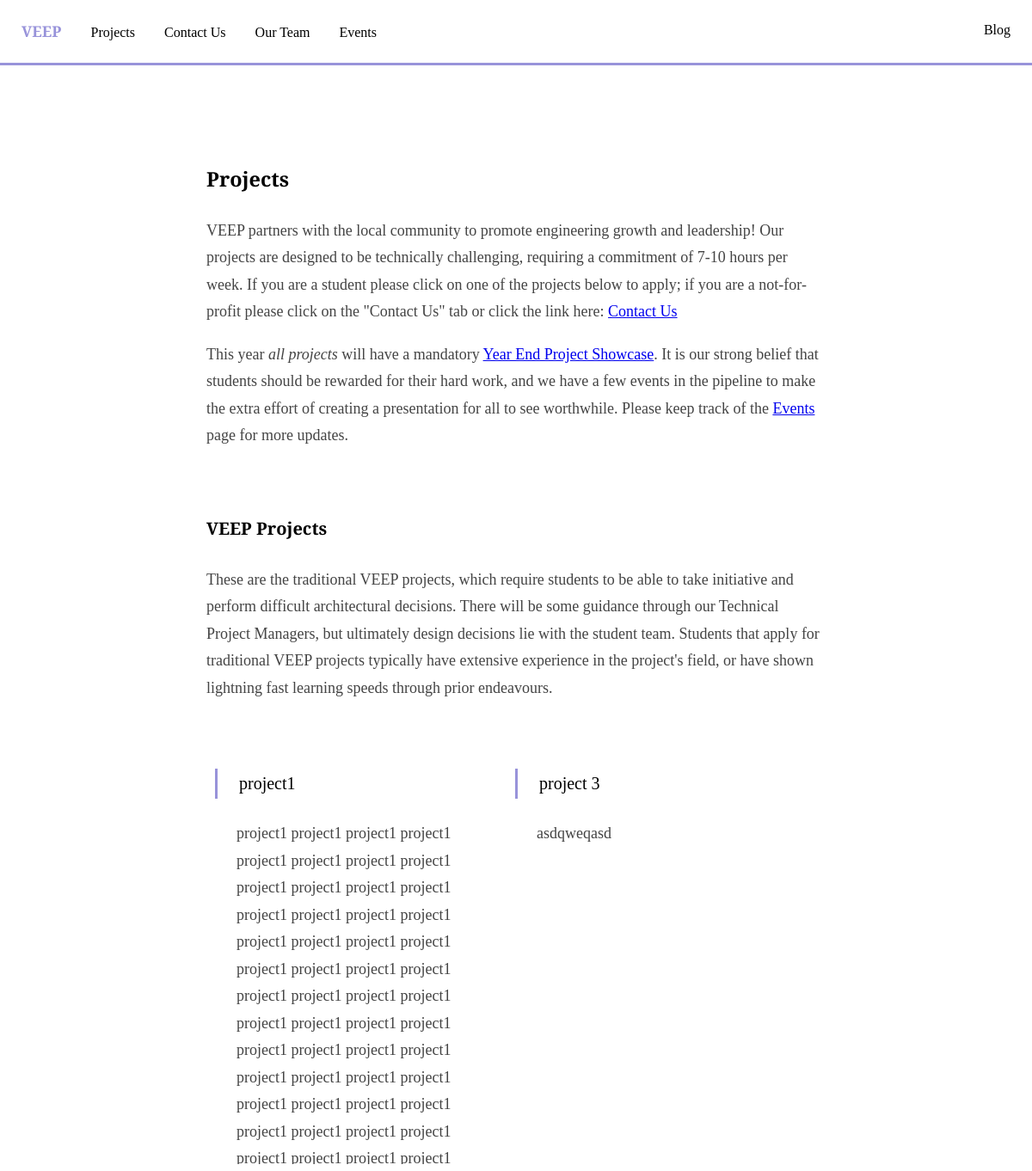
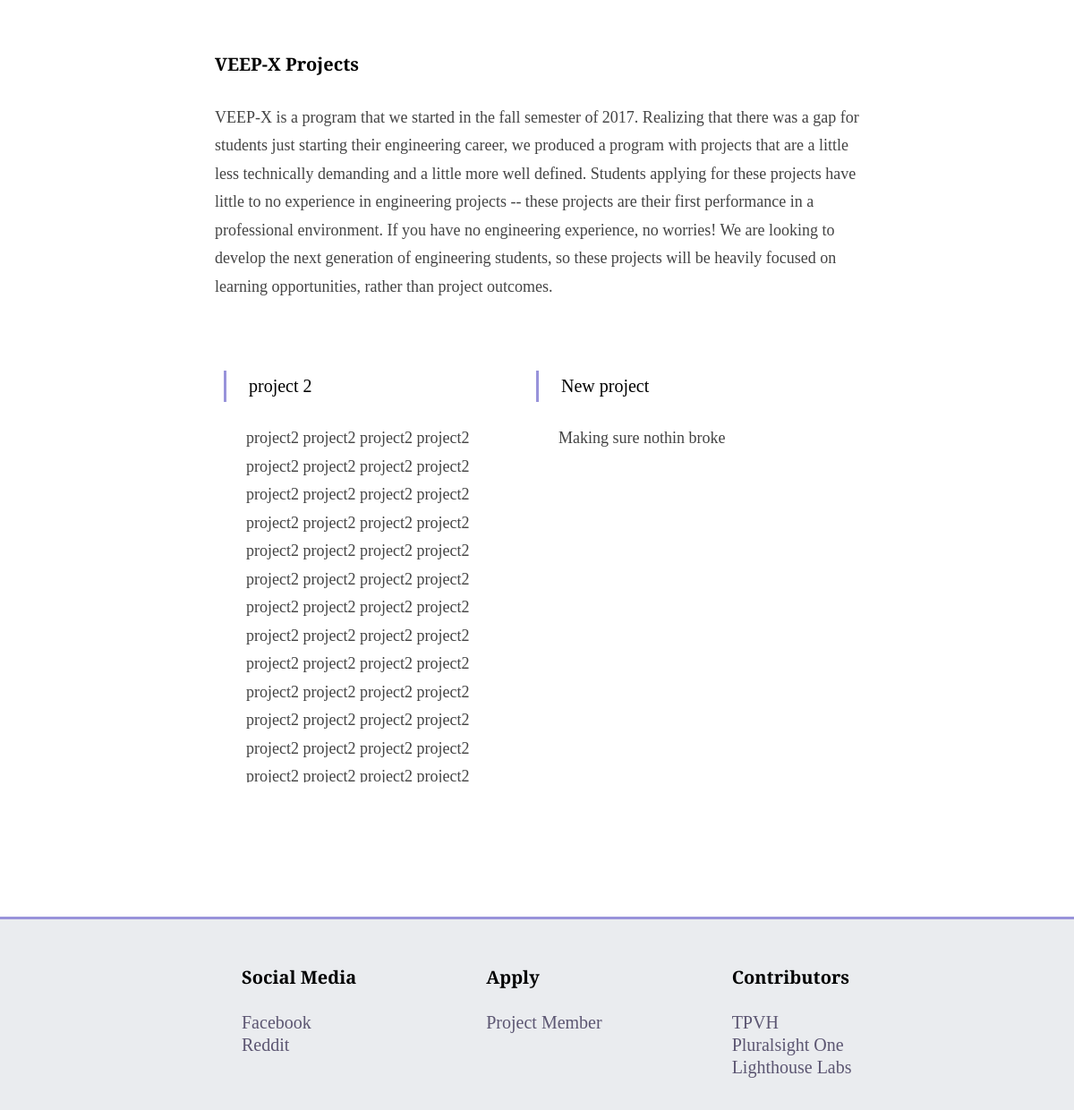
The app's page /projects with its own data (2 pictures, top to bottom).
### app/util/models.py (models this page shows)
class Project(db.Model):
    id = db.Column(db.Integer, primary_key=True)
    title = db.Column(db.String(128), index=True)
    tags = db.Column(db.String(128), index=True)
    description = db.Column(db.String(65536), index=True)
    is_veep_x = db.Column(db.Boolean, default=False)

### app/main/controllers.py (the view)
@main.route('/projects')
def projects():
    veep_projects, veepx_projects = web_logic.get_all_projects()
    return render_template("projects.htm",
                           veep_projects=veep_projects,
                           veepx_projects=veepx_projects)

### app/dao/project_dao.py (called while the page is built)
def get_veep_projects():
    try:
        projects = Project.query.filter_by(is_veep_x=False).all()
        return projects
    except OperationalError:
        return []

def get_veepx_projects():
    try:
        projects = Project.query.filter_by(is_veep_x=True).all()
        return projects
    except OperationalError:
        return []

### app/logic/web_logic.py (called while the page is built)
def get_all_projects():
    return project_dao.get_veep_projects(), project_dao.get_veepx_projects()

### app/templates/projects.htm
{% extends 'base.htm' %}
{% block stylesheets %}
<link rel="stylesheet" href="{{ url_for('static', filename='css/project.css') }}">
{% endblock %}
{% block content %}
<div class="content">
    <div class="introduction contentEntry">
        <h3>Projects</h3>
        <p class="contentBody">
            VEEP partners with the local community to promote engineering growth and leadership! Our projects are designed
            to be technically challenging, requiring a commitment of 7-10 hours per week. If you are a student please click
            on one of the projects below to apply; if you are a not-for-profit please click on the "Contact Us" tab or
            click the link here: <a href="{{url_for('.contact_us')}}">Contact Us</a>
        </p>
        <p class="contentBody">
            This year <i>all projects</i> will have a mandatory <a href="{{url_for('.events')}}">
            Year End Project Showcase</a>. It is our strong belief that students should be rewarded for their hard work,
            and we have a few events in the pipeline to make the extra effort of creating a presentation for all to
            see worthwhile. Please keep track of the <a href="{{url_for('.events')}}">Events</a> page for more updates.
        </p>
    </div>
    <div class="projects contentEntry">
        <h4>VEEP Projects</h4>
        <p class="contentBody">
            These are the traditional VEEP projects, which require students to be able to take initiative and perform
            difficult architectural decisions. There will be some guidance through our Technical Project Managers, but
            ultimately design decisions lie with the student team. Students that apply for traditional VEEP projects
            typically have extensive experience in the project's field, or have shown lightning fast learning speeds
            through prior endeavours.
        </p>
        {% for project in veep_projects %}
        <div class="projectContainer">
            <div class="project_title">{{project.title}}</div>
            <div class="projectItem">
                <div class="project_desc contentBody">{{project.description}}</div>
            </div>
        </div>
        {% endfor %}
        <h4>VEEP-X Projects</h4>
        <p class="contentBody">
            VEEP-X is a program that we started in the fall semester of 2017. Realizing that there was a gap for students
            just starting their engineering career, we produced a program with projects that are a little less technically
            demanding and a little more well defined. Students applying for these projects have little to no experience
            in engineering projects -- these projects are their first performance in a professional environment.
            If you have no engineering experience, no worries! We are looking to develop the next generation of engineering
            students, so these projects will be heavily focused on learning opportunities, rather than project outcomes.
        </p>
        {% for project in veepx_projects %}
        <div class="projectContainer">
            <div class="project_title">{{project.title}}</div>
            <div class="projectItem">
                <div class="project_desc contentBody">{{project.description}}</div>
            </div>
        </div>
        {% endfor %}
    </div>
</div>
{% endblock %}

### app/static/css/base.css (style rules this page uses)
body { font-size: 1.25em; font-family: 'Merriweather', serif; line-height: 1.25; box-sizing: border-box; margin: 0; }
.contentEntry { padding: 15px 0; line-height: 1.75; }
.contentBody { color: #444444; font-size: 0.90em; }

### app/static/css/project.css (style rules this page uses)
.projectItem { padding: 25px; }
.project_title { padding-left: 25px; border-left: 3px solid #9893DA; margin-top: 50px; }
.projectContainer { width: 45%; padding: 10px; display: inline-block; vertical-align: top; }
.project_desc { max-height: 400px; overflow-y: auto; }

### records on screen
Project: title "project1", description "project1 project1 project1 project1 project1 project1 project1 project1 project1 project1 project1 project1 project1 project1 project1 project1 project1 project1 project1 project1 project1 project1 project1 project1 project1 project1 project1 project1 project1 project1 project1 project1 project1 project1 project1 project1 project1 project1 project1 project1 project1 project1 project1 project1 project1 project1 project1 project1 project1 project1 project1 project1…"
Project: title "project 3", description "asdqweqasd"
Project: title "project 2", description "project2 project2 project2 project2 project2 project2 project2 project2 project2 project2 project2 project2 project2 project2 project2 project2 project2 project2 project2 project2 project2 project2 project2 project2 project2 project2 project2 project2 project2 project2 project2 project2 project2 project2 project2 project2 project2 project2 project2 project2 project2 project2 project2 project2 project2 project2 project2 project2 project2 project2 project2 project2…"
Project: title "New project", description "Making sure nothin broke"
